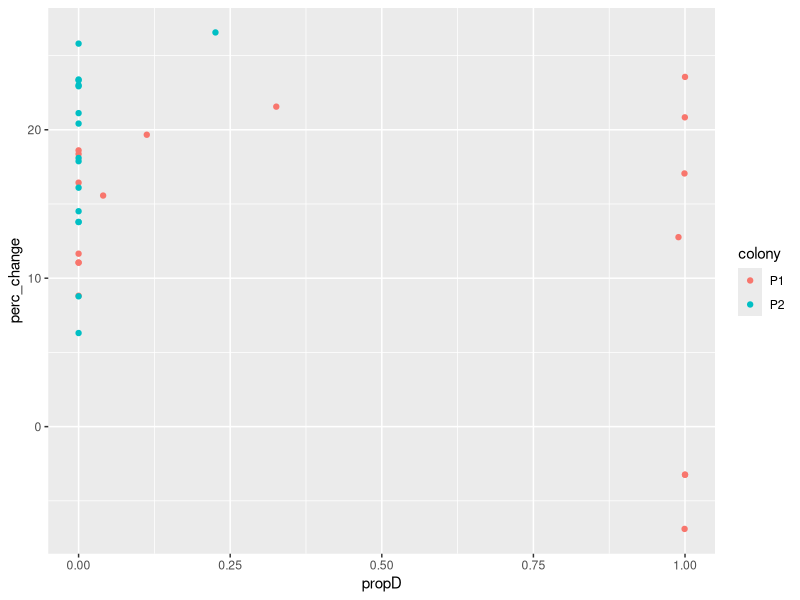
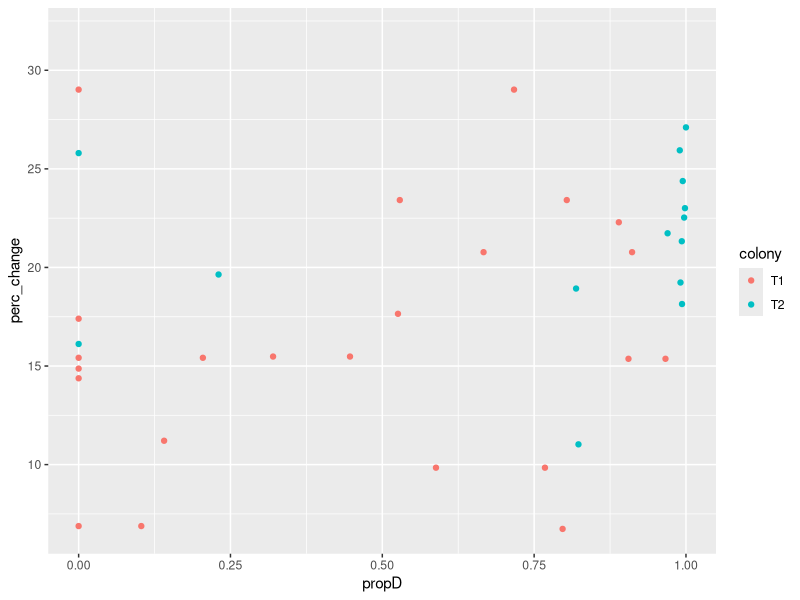

R code for these plots, in order:
library(tidyverse)
propD<-read_csv("Data/qPCR/proportionD.csv")

bw_mastersheet <- read_csv("Data/Buoyant_Weight/bw_mastersheet.csv") %>%
  mutate(species = str_sub(FragID, 1, 1),
         colony = str_sub(FragID, 1, 2)) %>%
          full_join(propD)
#full_join(symdat)
  

df <- bw_mastersheet %>%
  group_by(FragID,colony, species, propD) %>%
  summarise(perc_change = (weight[TimePoint == 3] -weight[TimePoint == 1])/(weight[TimePoint == 1])*100)
  #summarise(perc_change = (weight[TimePoint == 2] -weight[TimePoint == 1])/(weight[TimePoint == 1])*100)
#group_By<- tidyverse function that uses column names (no spaces, lower case etc), to make certain cgoups 
df %>%
  filter(species == "P") %>%
  ggplot(aes(x=propD, y=perc_change, color = colony))+geom_point()#for P1 & P2
df %>%
  filter(species == "T") %>%
  ggplot(aes(x=propD, y=perc_change, color = colony))+geom_point()

mod<-lm(perc_change ~ propD*colony, data = filter(df, species == "T"))
anova(mod)
